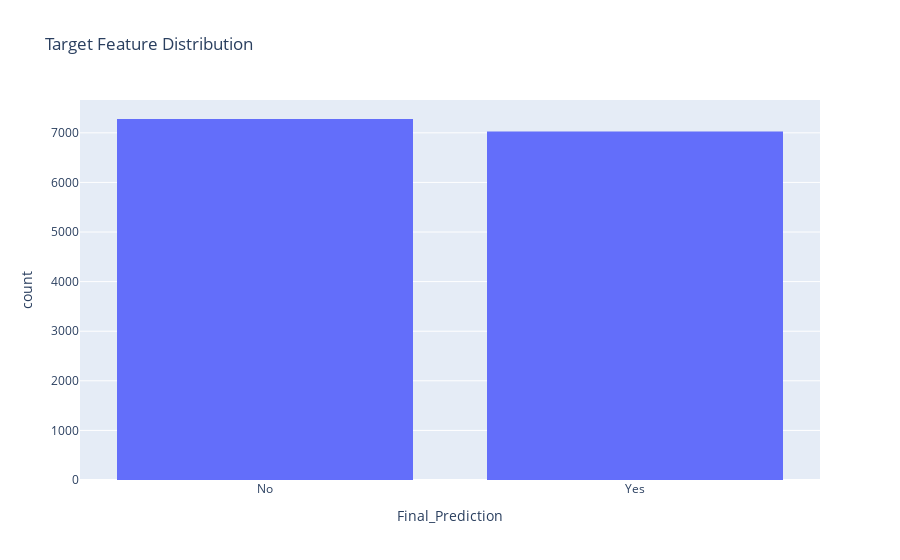

The code cell stored with this chart in its notebook:
### Code cell
fig = px.histogram(
    data_clean,
    x='Final_Prediction',
    nbins=10, #distribution of values from miniority class to majority class
    title='Target Feature Distribution'
)
fig.show()

### Figure 1 — Plotly figure (JSON) as saved in the notebook; plotly's stock layout.template omitted (floating-point values rounded to 4 significant figures; data arrays with more than 128 entries replaced by an {"elided": "..."} marker saying what was removed)
{"data": [{"bingroup": "x", "hovertemplate": "Final_Prediction=%{x}<br>count=%{y}<extra></extra>", "legendgroup": "", "marker": {"color": "#636efa", "pattern": {"shape": ""}}, "name": "", "nbinsx": 10, "orientation": "v", "showlegend": false, "type": "histogram", "x": {"elided": "14307 str values"}, "xaxis": "x", "yaxis": "y"}], "layout": {"barmode": "relative", "legend": {"tracegroupgap": 0}, "title": {"text": "Target Feature Distribution"}, "xaxis": {"anchor": "y", "domain": [0, 1], "title": {"text": "Final_Prediction"}}, "yaxis": {"anchor": "x", "domain": [0, 1], "title": {"text": "count"}}}}
